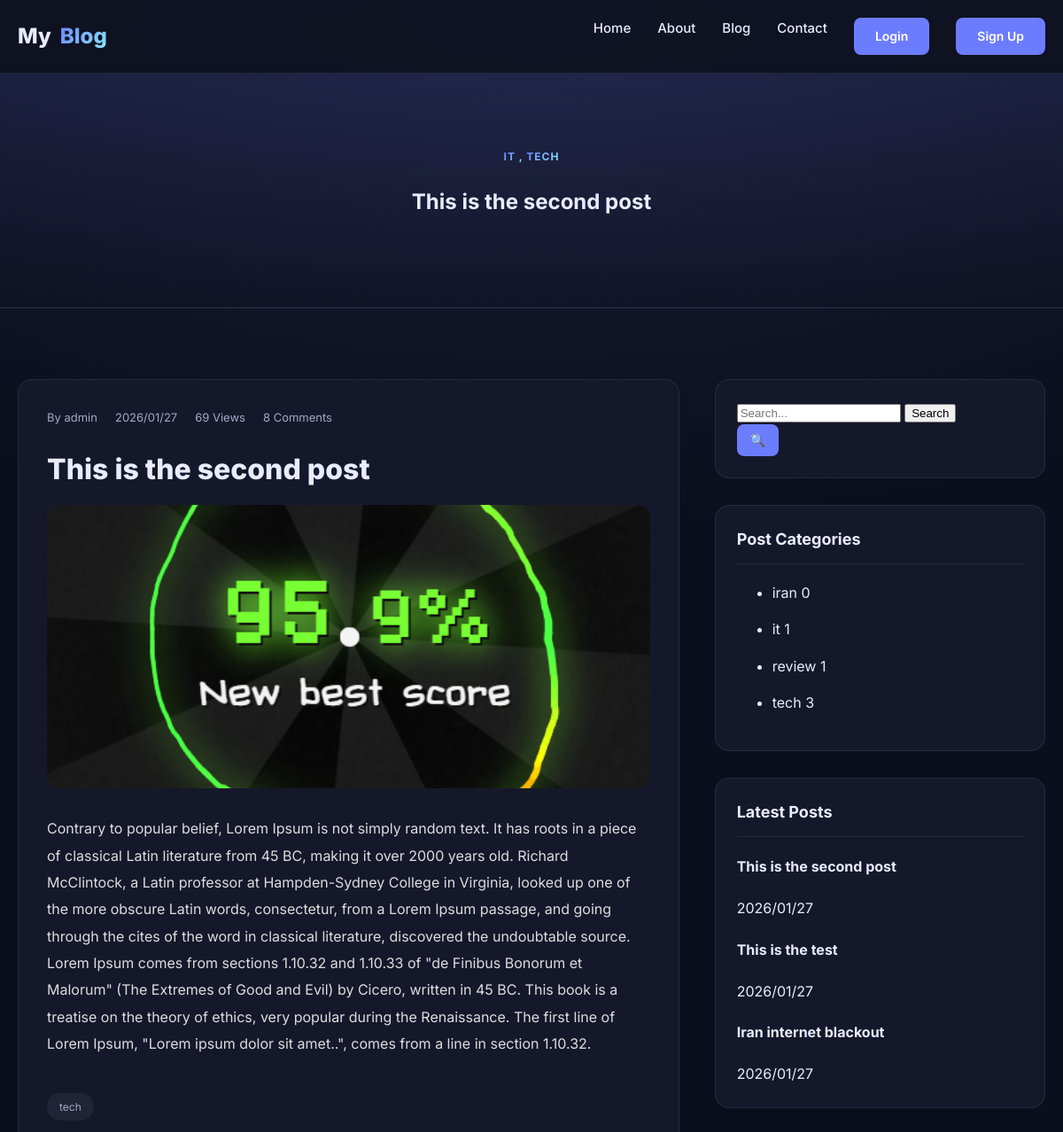
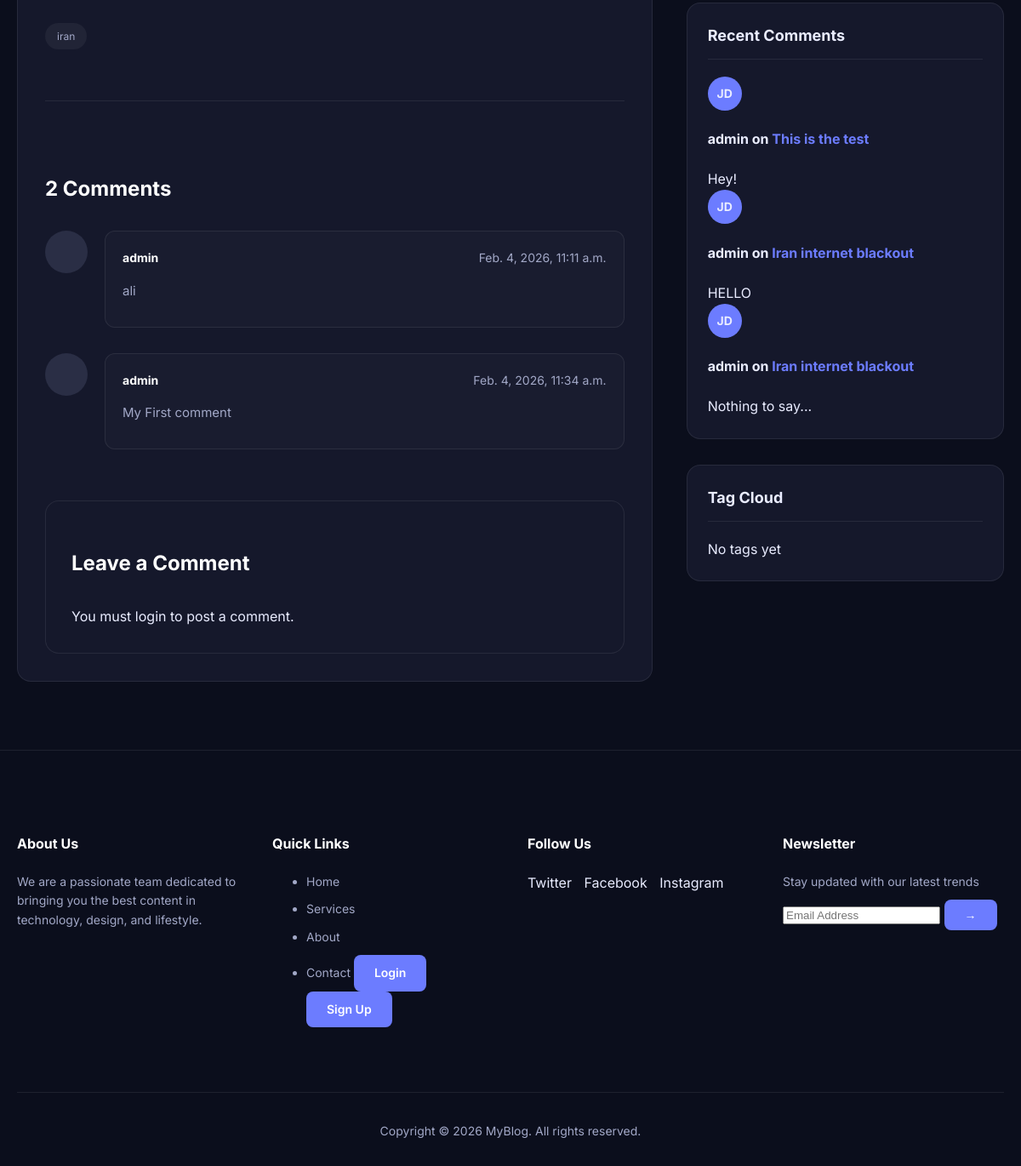
Screenshot of /3/ with the database file from the repository (2 pictures, top to bottom).
### posts/models.py (models this page shows, shortened)
class Category(models.Model):
    name = models.CharField(max_length=100, unique=True)
    slug = models.SlugField(unique=True)
    class Meta:
      verbose_name_plural = "Categories"

class Post(models.Model):
    img = models.ImageField(upload_to='blog_images/', blank=True, null=True)
    title = models.CharField(max_length=200)
    content = models.TextField()
    author = models.ForeignKey(
        settings.AUTH_USER_MODEL,
        on_delete=models.CASCADE,
        related_name="posts"
    )
    created_date = models.DateTimeField(auto_now_add=True)
    updated_date = models.DateTimeField(auto_now=True)
    status = models.BooleanField(default=True)
    def __str__(self):
        return f"{self.title}"
    category = models.ManyToManyField(
        Category,
        related_name="posts",
        blank=True
    )
    tag = models.ManyToManyField(
        Tag,
        related_name="posts",
        blank=True
    )
    counted_views = models.IntegerField(default=0)

class Tag(models.Model):
    name = models.CharField(max_length=100, unique=True)
    slug = models.SlugField(unique=True)

class Comment(models.Model):
    post = models.ForeignKey(
        Post,
        on_delete=models.CASCADE,
        related_name='comments'
    )
    user_comment = models.ForeignKey(
        settings.AUTH_USER_MODEL,
        on_delete=models.CASCADE,
        related_name="user_comment"
    )
    content = models.TextField()
    is_active = models.BooleanField(default=False)
    created_at = models.DateTimeField(auto_now_add=True)

### accounts/models.py (models this page shows)
class CustomUser(AbstractUser):
    email = models.EmailField(unique=True)
    first_name = models.CharField(max_length=50)
    last_name = models.CharField(max_length=50)
    phone_number = models.CharField(max_length=20, blank=False, null=False)
    profile_picture = models.ImageField(upload_to='profiles/', blank=True, null=True)
    biography = models.TextField(default="No bio")
    def __str__(self):
        return self.username

### posts/views.py (the view)
# urls.py: path("<int:pid>/", single_post, name="single"),
def single_post(request, pid):
    post = get_object_or_404(Post, id=pid)
    post.counted_views += 1
    post.save()
    categories = Category.objects.annotate(
        post_count=Count('posts', distinct=True)
    )
    if request.method == 'POST' and request.user.is_authenticated:
        form = CommentForm(request.POST)
        if form.is_valid():
            comment = form.save(commit=False)
            comment.post = post
            comment.user_comment = request.user
            comment.save()
            messages.add_message(request,messages.SUCCESS,'Your comment has been submitted. It will appear after the admin confirmation.')
            return redirect('blog:single', post.id)
        else:
            messages.add_message(request,messages.ERROR,'Your comment has not been submitted.')
    else:
     form = CommentForm()
    active_comments = post.comments.filter(is_active=True)
    return render(request, 'blog/single.html',{
        'post': post,
        'categories': categories,
        'form': form,
        'comment_count': active_comments.count(),
    })

### posts/forms.py
class CommentForm(forms.ModelForm):
    captcha = CaptchaField()
    class Meta:
        model = Comment
        fields = ['content', 'captcha']
        widgets = {
            'content': forms.Textarea(attrs={
                'class': 'form-control',
                'placeholder': '...',
            }),
        }

### posts/templatetags/blog_tags.py (called while the page is built)
@register.inclusion_tag('blog/partials/sidebar/latest_posts.html')
def show_latest_posts():
    posts = Post.objects.all().order_by('-id')[:3]
    return {'posts': posts}

@register.inclusion_tag('blog/partials/sidebar/recent_comments.html')
def show_recent_comments(count=3):
    comments = Comment.objects.filter(is_active=1).order_by('-created_at')[:3]
    return {'comments': comments}

### templates/blog/single.html (shortened to what this page needs)
{% extends 'base.html' %}
{% load blog_tags %}
{% block content %}
<section class="hero">
  <div class="container">
    {% for category in post.category.all %}
    <span class="badge">{{category.name}} {% if not forloop.last %}, {% endif %}</span>
    {% empty %}
    <span class="badge">No Category</span>
    {% endfor %}
    <h1>{{post.title}}</h1>
  </div>
</section>
<section class="main-area">
  <div class="container layout-grid">
    <article class="single-post">
      <div class="single-meta">
        <span>By {{post.author}}</span>
        <span>{{post.created_date|date:"Y/m/d"}}</span>
        <span>{{post.counted_views}} Views</span>
        <span>8 Comments</span>
      </div>
      <h2 class="single-title">{{post.title}}</h2>
      <div class="single-image">
        {% if post.img %}
          <img src="{{post.img.url}}" alt="{{ post.title }}">
        {% else %}
          <div style="background: #1f243d; height: 240px; border-radius: 12px; margin-bottom: 20px; display: flex; align-items: center; justify-content: center; color: var(--muted);">no image</div>
        {% endif %}
      </div>
      <div class="single-content">
        <p>{{post.content}}</p>
      </div>
      {% for tag in post.tag.all %}
      <div class="post-tags">
        <span class="tag">{{tag.name}}</span>
      </div>
      {% empty %}
      <div class="post-tags"><span class="tag">No tags</span></div>
      {% endfor %}
      {% include 'blog/comment.html' %}
    </article>
    <aside class="sidebar-widgets">
      {% include 'blog/partials/sidebar/search.html' %}
      {% include 'blog/partials/sidebar/categories.html' %}
      {% show_latest_posts %}
      {% show_recent_comments %}
      {% include 'blog/partials/sidebar/tag_cloud.html' %}
    </aside>
  </div>
</section>
{% endblock %}

### templates/blog/comment.html (shortened to what this page needs)
<div class="comments-area">
  <h3 class="comments-title">{{ comment_count }} Comment{{comment_count|pluralize }}</h3>
  <div class="comment-list">
    {% for comment in post.comments.all %}
       {% if comment.is_active %}
    <div class="comment-item">
      <div class="comment-avatar"></div>
      <div class="comment-body">
        <div class="comment-header">
          <span class="comment-author">{{ comment.user_comment.username }}</span>
          <span class="comment-date">{{comment.created_at}}</span>
        </div>
        <p class="comment-text">{{comment.content}}</p>
      </div>
    </div>
    {% endif %}
    {% empty %}
    <p>No comments yet. Be the first to share your thoughts!</p>
    {% endfor %}
  </div>
  <div class="comment-form-wrap">
    <h3 class="comments-title">Leave a Comment</h3>
    {% if user.is_authenticated %}
    <form action="" class="comment-form" method="POST">
        {% for message in messages %}
        {{message}}
        {% endfor %}
        <div class="form-group half">
          <div>Logged in as: {{user.username}}</div>
        </div>
      {% csrf_token %}
      <div class="form-group">
        {{form.content}}
        {{form.content.errors}}
      </div>
      <div class="form-row">
      </div>
      <div class="form-group">
        {{ form.captcha }}
        {{ form.captcha.errors }}
      </div>
      <button type="submit" class="btn">Post Comment</button>
    </form>
    {% else %}
          <div class="form-group">
       You must login to post a comment.
      </div>
    {% endif %}
  </div>
</div>

### templates/blog/partials/sidebar/categories.html
<div class="widget">
  <h3 class="widget-title">Post Categories</h3>
  {% for category in categories %}
  <ul class="cat-list">
    <li><a href="{% url 'blog:cat' category_slug=category.slug %}">{{category.name}}</a> <span>{{category.post_count}}</span></li>
  </ul>
{% endfor %}
</div>

### templates/blog/partials/sidebar/latest_posts.html (shortened to what this page needs)
<div class="widget">
  <h3 class="widget-title">Latest Posts</h3>
  <div class="mini-post">
    <div class="mini-details">
      {% for post in posts %}
      <h4><a href="{% url 'blog:single' pid=post.id %}">{{post.title}}</a></h4>
      <span class="date">{{post.created_date|date:"Y/m/d"}}</span>
      {% endfor %}
    </div>
  </div>
</div>

### templates/blog/partials/sidebar/recent_comments.html
<div class="widget">
  <h3 class="widget-title">Recent Comments</h3>
  {% for comment in comments %}
  <div class="mini-post">
    <div style="width: 40px; height: 40px; border-radius: 50%; background: var(--accent); display: grid; place-items: center; font-weight: bold; font-size: 14px;">JD</div>
    <div class="mini-details">
      <h4>{{comment.user_comment}} on <a href="#" style="color: var(--accent);">{{comment.post}}</a></h4>
      <span class="date">{{comment.content}}</span>
    </div>
  </div>
  {% endfor %}
</div>

### templates/base.html (style rules this page uses)
:root { --bg:#0f1220; --card:#15182b; --muted:#a2a8c7; --text:#e9ecff; --accent:#6c7cff; --accent-hover:#5a6ae6; --accent-2:#89f0ff; --border:rgba(255,255,255,.08); --gradient:linear-gradient(135deg,var(--accent),var(--accent-2)); }
* { box-sizing:border-box }
body { margin:0;font-family:Inter,system-ui,sans-serif;background:radial-gradient(1200px 600px at 50% 0%,#1a1e38,#0b0e1c),var(--bg);color:var(--text);line-height:1.6 }
a { text-decoration:none;color:inherit;transition:.2s }
.container { max-width:1200px;margin:0 auto;padding:0 20px }
.badge { background:var(--gradient);-webkit-background-clip:text;-webkit-text-fill-color:transparent;font-weight:700;text-transform:uppercase;font-size:12px;letter-spacing:1px }

### templates/blog/single.html (style rules this page uses)
.hero { padding:80px 0;text-align:center;background:linear-gradient(180deg,rgba(108,124,255,.1),transparent);border-bottom:1px solid var(--border) }
.main-area { padding:80px 0 }
.layout-grid { display:grid;grid-template-columns:1fr;gap:40px }
@media (min-width:992px) { .layout-grid { grid-template-columns:2fr 1fr } }
.single-post { background:var(--card);border:1px solid var(--border);border-radius:16px;padding:32px }
.single-meta { display:flex;gap:20px;font-size:13px;color:var(--muted);margin-bottom:20px;flex-wrap:wrap }
.single-title { font-size:32px;font-weight:800;line-height:1.3;margin-bottom:20px }
.single-image { width:100%;height:320px;background:#1f243d;border-radius:14px;margin-bottom:30px;overflow:hidden;display:flex;align-items:center;justify-content:center;color:var(--muted) }
.single-image img { width:100%;height:100%;object-fit:cover;display:block }
.single-content { line-height:1.9;color:#ddd }
.single-content p { margin-bottom:18px }
.post-tags { margin-top:40px;display:flex;gap:10px;flex-wrap:wrap }
.tag { padding:6px 14px;background:rgba(255,255,255,0.05);border-radius:20px;font-size:12px;color:var(--muted) }
.widget { background:var(--card);padding:24px;border-radius:16px;border:1px solid var(--border);margin-bottom:30px }
.widget-title { font-size:18px;font-weight:700;margin:0 0 20px;border-bottom:1px solid var(--border);padding-bottom:12px }

### templates/blog/comment.html (style rules this page uses)
.comments-area { margin-top: 60px; border-top: 1px solid var(--border); padding-top: 60px; }
.comments-title { font-size: 24px; font-weight: 700; margin-bottom: 30px; color: white; }
.comment-item { display: flex; gap: 20px; margin-bottom: 30px; }
.comment-avatar { width: 50px; height: 50px; border-radius: 50%; background: #2a2e45; flex-shrink: 0; }
.comment-body { flex: 1; background: rgba(255,255,255,0.02); padding: 20px; border-radius: 12px; border: 1px solid var(--border); }
.comment-header { display: flex; justify-content: space-between; margin-bottom: 10px; font-size: 14px; }
.comment-author { font-weight: 700; color: white; }
.comment-date { color: var(--muted); }
.comment-text { color: var(--muted); font-size: 15px; line-height: 1.6; margin-bottom: 10px; }
.comment-form-wrap { margin-top: 60px; background: var(--card); padding: 30px; border-radius: 16px; border: 1px solid var(--border); }

### rows the page displays
Category: name "IT", name "it", post_count "1"
Category: name "TECH", name "tech", post_count "3"
Post: title "This is the second post", author "admin", created_date "2026/01/27", counted_views "69", img (picture), content "Contrary to popular belief, Lorem Ipsum is not simply random text. It has roots in a piece of classical Latin literature from 45 BC, making it over 2000 years old. Richard McClintock, a Latin professor at Hampden-Sydney College in Virginia, looked up one of the more obscure Latin words, consectetur, from a Lorem Ipsum passage, and going through the cites of the word in classical literature, discovered the undoubtable source. Lorem Ipsum comes from sections 1.10.32 and 1.10.33 of \"de Finibus Bonorum et Malorum\" (The Extremes of Good and Evil) by Cicero, written in 45 BC. This book is a treatise on the theory of ethics, very popular during the Renaissance. The first line of Lorem Ipsum,…"
Tag: name "tech"
Tag: name "iran"
Comment: user_comment.username "admin", created_at "Feb. 4, 2026, 11:11 a.m.", content "ali"
Comment: user_comment.username "admin", created_at "Feb. 4, 2026, 11:34 a.m.", content "My First comment"
Category: name "iran", post_count "0"
Category: name "review", post_count "1"
Post: title "This is the test", created_date "2026/01/27"
Post: title "Iran internet blackout", created_date "2026/01/27"
Comment: user_comment "admin", post "This is the test", content "Hey!"
Comment: user_comment "admin", post "Iran internet blackout", content "HELLO"
Comment: user_comment "admin", post "Iran internet blackout", content "Nothing to say..."

### other values shown
{{ comment_count }} "2"
